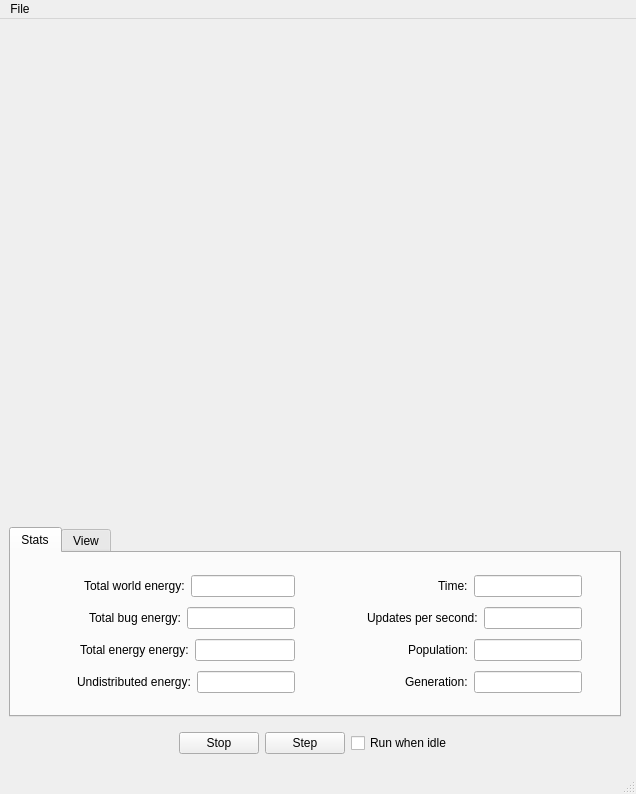
<?xml version="1.0" encoding="UTF-8"?>
<ui version="4.0">
 <class>MainWindow</class>
 <widget class="QMainWindow" name="MainWindow">
  <property name="geometry">
   <rect>
    <x>0</x>
    <y>0</y>
    <width>636</width>
    <height>794</height>
   </rect>
  </property>
  <property name="contextMenuPolicy">
   <enum>Qt::DefaultContextMenu</enum>
  </property>
  <property name="windowTitle">
   <string>QtBugs</string>
  </property>
  <widget class="QWidget" name="centralwidget">
   <layout class="QHBoxLayout">
    <item>
     <layout class="QVBoxLayout">
      <item>
       <widget class="PetriWidget" name="worldView" native="true">
        <property name="sizePolicy">
         <sizepolicy hsizetype="Expanding" vsizetype="Expanding">
          <horstretch>0</horstretch>
          <verstretch>0</verstretch>
         </sizepolicy>
        </property>
        <property name="minimumSize">
         <size>
          <width>480</width>
          <height>480</height>
         </size>
        </property>
        <property name="maximumSize">
         <size>
          <width>16777215</width>
          <height>16777215</height>
         </size>
        </property>
       </widget>
      </item>
      <item>
       <widget class="QTabWidget" name="tabWidget">
        <property name="sizePolicy">
         <sizepolicy hsizetype="MinimumExpanding" vsizetype="Preferred">
          <horstretch>0</horstretch>
          <verstretch>0</verstretch>
         </sizepolicy>
        </property>
        <property name="minimumSize">
         <size>
          <width>600</width>
          <height>180</height>
         </size>
        </property>
        <property name="currentIndex">
         <number>0</number>
        </property>
        <widget class="QWidget" name="tabStats">
         <attribute name="title">
          <string>Stats</string>
         </attribute>
         <layout class="QHBoxLayout">
          <property name="spacing">
           <number>6</number>
          </property>
          <property name="margin">
           <number>9</number>
          </property>
          <item>
           <spacer>
            <property name="orientation">
             <enum>Qt::Horizontal</enum>
            </property>
            <property name="sizeHint" stdset="0">
             <size>
              <width>40</width>
              <height>20</height>
             </size>
            </property>
           </spacer>
          </item>
          <item>
           <widget class="QWidget" name="widget" native="true">
            <layout class="QVBoxLayout">
             <property name="spacing">
              <number>6</number>
             </property>
             <property name="margin">
              <number>9</number>
             </property>
             <item>
              <layout class="QHBoxLayout">
               <property name="spacing">
                <number>6</number>
               </property>
               <property name="margin">
                <number>0</number>
               </property>
               <item>
                <spacer>
                 <property name="orientation">
                  <enum>Qt::Horizontal</enum>
                 </property>
                 <property name="sizeHint" stdset="0">
                  <size>
                   <width>40</width>
                   <height>20</height>
                  </size>
                 </property>
                </spacer>
               </item>
               <item>
                <widget class="QLabel" name="label">
                 <property name="text">
                  <string>Total world energy:</string>
                 </property>
                </widget>
               </item>
               <item>
                <widget class="QLineEdit" name="totalEnergy">
                 <property name="sizePolicy">
                  <sizepolicy hsizetype="MinimumExpanding" vsizetype="Fixed">
                   <horstretch>0</horstretch>
                   <verstretch>0</verstretch>
                  </sizepolicy>
                 </property>
                 <property name="minimumSize">
                  <size>
                   <width>60</width>
                   <height>0</height>
                  </size>
                 </property>
                 <property name="maximumSize">
                  <size>
                   <width>16777215</width>
                   <height>16777215</height>
                  </size>
                 </property>
                 <property name="alignment">
                  <set>Qt::AlignRight</set>
                 </property>
                 <property name="readOnly">
                  <bool>true</bool>
                 </property>
                </widget>
               </item>
              </layout>
             </item>
             <item>
              <layout class="QHBoxLayout">
               <property name="spacing">
                <number>6</number>
               </property>
               <property name="margin">
                <number>0</number>
               </property>
               <item>
                <spacer>
                 <property name="orientation">
                  <enum>Qt::Horizontal</enum>
                 </property>
                 <property name="sizeHint" stdset="0">
                  <size>
                   <width>40</width>
                   <height>20</height>
                  </size>
                 </property>
                </spacer>
               </item>
               <item>
                <widget class="QLabel" name="label_2">
                 <property name="text">
                  <string>Total bug energy:</string>
                 </property>
                </widget>
               </item>
               <item>
                <widget class="QLineEdit" name="bugEnergy">
                 <property name="sizePolicy">
                  <sizepolicy hsizetype="MinimumExpanding" vsizetype="Fixed">
                   <horstretch>0</horstretch>
                   <verstretch>0</verstretch>
                  </sizepolicy>
                 </property>
                 <property name="minimumSize">
                  <size>
                   <width>60</width>
                   <height>0</height>
                  </size>
                 </property>
                 <property name="alignment">
                  <set>Qt::AlignRight</set>
                 </property>
                 <property name="readOnly">
                  <bool>true</bool>
                 </property>
                </widget>
               </item>
              </layout>
             </item>
             <item>
              <layout class="QHBoxLayout">
               <property name="spacing">
                <number>6</number>
               </property>
               <property name="margin">
                <number>0</number>
               </property>
               <item>
                <spacer>
                 <property name="orientation">
                  <enum>Qt::Horizontal</enum>
                 </property>
                 <property name="sizeHint" stdset="0">
                  <size>
                   <width>40</width>
                   <height>20</height>
                  </size>
                 </property>
                </spacer>
               </item>
               <item>
                <widget class="QLabel" name="label_3">
                 <property name="text">
                  <string>Total energy energy:</string>
                 </property>
                </widget>
               </item>
               <item>
                <widget class="QLineEdit" name="energyEnergy">
                 <property name="sizePolicy">
                  <sizepolicy hsizetype="MinimumExpanding" vsizetype="Fixed">
                   <horstretch>0</horstretch>
                   <verstretch>0</verstretch>
                  </sizepolicy>
                 </property>
                 <property name="minimumSize">
                  <size>
                   <width>60</width>
                   <height>0</height>
                  </size>
                 </property>
                 <property name="alignment">
                  <set>Qt::AlignRight</set>
                 </property>
                 <property name="readOnly">
                  <bool>true</bool>
                 </property>
                </widget>
               </item>
              </layout>
             </item>
             <item>
              <layout class="QHBoxLayout">
               <property name="spacing">
                <number>6</number>
               </property>
               <property name="margin">
                <number>0</number>
               </property>
               <item>
                <spacer>
                 <property name="orientation">
                  <enum>Qt::Horizontal</enum>
                 </property>
                 <property name="sizeHint" stdset="0">
                  <size>
                   <width>40</width>
                   <height>20</height>
                  </size>
                 </property>
                </spacer>
               </item>
               <item>
                <widget class="QLabel" name="label_4">
                 <property name="text">
                  <string>Undistributed energy:</string>
                 </property>
                </widget>
               </item>
               <item>
                <widget class="QLineEdit" name="remainingEnergy">
                 <property name="sizePolicy">
                  <sizepolicy hsizetype="MinimumExpanding" vsizetype="Fixed">
                   <horstretch>0</horstretch>
                   <verstretch>0</verstretch>
                  </sizepolicy>
                 </property>
                 <property name="minimumSize">
                  <size>
                   <width>60</width>
                   <height>0</height>
                  </size>
                 </property>
                 <property name="alignment">
                  <set>Qt::AlignRight</set>
                 </property>
                 <property name="readOnly">
                  <bool>true</bool>
                 </property>
                </widget>
               </item>
              </layout>
             </item>
            </layout>
           </widget>
          </item>
          <item>
           <spacer>
            <property name="orientation">
             <enum>Qt::Horizontal</enum>
            </property>
            <property name="sizeType">
             <enum>QSizePolicy::Expanding</enum>
            </property>
            <property name="sizeHint" stdset="0">
             <size>
              <width>40</width>
              <height>20</height>
             </size>
            </property>
           </spacer>
          </item>
          <item>
           <widget class="QWidget" name="widget_2" native="true">
            <layout class="QVBoxLayout">
             <property name="spacing">
              <number>6</number>
             </property>
             <property name="margin">
              <number>9</number>
             </property>
             <item>
              <layout class="QHBoxLayout">
               <property name="spacing">
                <number>6</number>
               </property>
               <property name="margin">
                <number>0</number>
               </property>
               <item>
                <spacer>
                 <property name="orientation">
                  <enum>Qt::Horizontal</enum>
                 </property>
                 <property name="sizeHint" stdset="0">
                  <size>
                   <width>40</width>
                   <height>20</height>
                  </size>
                 </property>
                </spacer>
               </item>
               <item>
                <widget class="QLabel" name="label_5">
                 <property name="text">
                  <string>Time:</string>
                 </property>
                </widget>
               </item>
               <item>
                <widget class="QLineEdit" name="time">
                 <property name="sizePolicy">
                  <sizepolicy hsizetype="MinimumExpanding" vsizetype="Fixed">
                   <horstretch>0</horstretch>
                   <verstretch>0</verstretch>
                  </sizepolicy>
                 </property>
                 <property name="minimumSize">
                  <size>
                   <width>60</width>
                   <height>0</height>
                  </size>
                 </property>
                 <property name="alignment">
                  <set>Qt::AlignRight</set>
                 </property>
                 <property name="readOnly">
                  <bool>true</bool>
                 </property>
                </widget>
               </item>
              </layout>
             </item>
             <item>
              <layout class="QHBoxLayout">
               <property name="spacing">
                <number>6</number>
               </property>
               <property name="margin">
                <number>0</number>
               </property>
               <item>
                <spacer>
                 <property name="orientation">
                  <enum>Qt::Horizontal</enum>
                 </property>
                 <property name="sizeHint" stdset="0">
                  <size>
                   <width>40</width>
                   <height>20</height>
                  </size>
                 </property>
                </spacer>
               </item>
               <item>
                <widget class="QLabel" name="label_13">
                 <property name="text">
                  <string>Updates per second:</string>
                 </property>
                </widget>
               </item>
               <item>
                <widget class="QLineEdit" name="updatesPerSec">
                 <property name="sizePolicy">
                  <sizepolicy hsizetype="MinimumExpanding" vsizetype="Fixed">
                   <horstretch>0</horstretch>
                   <verstretch>0</verstretch>
                  </sizepolicy>
                 </property>
                 <property name="minimumSize">
                  <size>
                   <width>60</width>
                   <height>0</height>
                  </size>
                 </property>
                 <property name="alignment">
                  <set>Qt::AlignRight</set>
                 </property>
                 <property name="readOnly">
                  <bool>true</bool>
                 </property>
                </widget>
               </item>
              </layout>
             </item>
             <item>
              <layout class="QHBoxLayout">
               <property name="spacing">
                <number>6</number>
               </property>
               <property name="margin">
                <number>0</number>
               </property>
               <item>
                <spacer>
                 <property name="orientation">
                  <enum>Qt::Horizontal</enum>
                 </property>
                 <property name="sizeHint" stdset="0">
                  <size>
                   <width>40</width>
                   <height>20</height>
                  </size>
                 </property>
                </spacer>
               </item>
               <item>
                <widget class="QLabel" name="label_6">
                 <property name="text">
                  <string>Population:</string>
                 </property>
                </widget>
               </item>
               <item>
                <widget class="QLineEdit" name="population">
                 <property name="sizePolicy">
                  <sizepolicy hsizetype="MinimumExpanding" vsizetype="Fixed">
                   <horstretch>0</horstretch>
                   <verstretch>0</verstretch>
                  </sizepolicy>
                 </property>
                 <property name="minimumSize">
                  <size>
                   <width>60</width>
                   <height>0</height>
                  </size>
                 </property>
                 <property name="alignment">
                  <set>Qt::AlignRight</set>
                 </property>
                 <property name="readOnly">
                  <bool>true</bool>
                 </property>
                </widget>
               </item>
              </layout>
             </item>
             <item>
              <layout class="QHBoxLayout">
               <property name="spacing">
                <number>6</number>
               </property>
               <property name="margin">
                <number>0</number>
               </property>
               <item>
                <spacer>
                 <property name="orientation">
                  <enum>Qt::Horizontal</enum>
                 </property>
                 <property name="sizeHint" stdset="0">
                  <size>
                   <width>40</width>
                   <height>20</height>
                  </size>
                 </property>
                </spacer>
               </item>
               <item>
                <widget class="QLabel" name="label_7">
                 <property name="text">
                  <string>Generation:</string>
                 </property>
                </widget>
               </item>
               <item>
                <widget class="QLineEdit" name="generation">
                 <property name="sizePolicy">
                  <sizepolicy hsizetype="MinimumExpanding" vsizetype="Fixed">
                   <horstretch>0</horstretch>
                   <verstretch>0</verstretch>
                  </sizepolicy>
                 </property>
                 <property name="minimumSize">
                  <size>
                   <width>60</width>
                   <height>0</height>
                  </size>
                 </property>
                 <property name="alignment">
                  <set>Qt::AlignRight</set>
                 </property>
                 <property name="readOnly">
                  <bool>true</bool>
                 </property>
                </widget>
               </item>
              </layout>
             </item>
            </layout>
           </widget>
          </item>
          <item>
           <spacer>
            <property name="orientation">
             <enum>Qt::Horizontal</enum>
            </property>
            <property name="sizeHint" stdset="0">
             <size>
              <width>40</width>
              <height>20</height>
             </size>
            </property>
           </spacer>
          </item>
         </layout>
        </widget>
        <widget class="QWidget" name="tabView">
         <attribute name="title">
          <string>View</string>
         </attribute>
         <layout class="QHBoxLayout" name="horizontalLayout_2">
          <item>
           <widget class="QGroupBox" name="groupBox">
            <property name="sizePolicy">
             <sizepolicy hsizetype="Expanding" vsizetype="Preferred">
              <horstretch>0</horstretch>
              <verstretch>0</verstretch>
             </sizepolicy>
            </property>
            <property name="title">
             <string>Mode</string>
            </property>
            <layout class="QGridLayout" name="gridLayout">
             <item row="0" column="0">
              <widget class="QRadioButton" name="radViewDefault">
               <property name="text">
                <string>Default</string>
               </property>
               <property name="checked">
                <bool>true</bool>
               </property>
              </widget>
             </item>
             <item row="0" column="1">
              <widget class="QRadioButton" name="radViewBugs">
               <property name="text">
                <string>Bugs only</string>
               </property>
              </widget>
             </item>
             <item row="1" column="0">
              <widget class="QRadioButton" name="radViewEnergy">
               <property name="text">
                <string>Bug energy</string>
               </property>
              </widget>
             </item>
             <item row="1" column="1">
              <widget class="QRadioButton" name="radViewAge">
               <property name="text">
                <string>Age</string>
               </property>
              </widget>
             </item>
             <item row="2" column="0">
              <widget class="QRadioButton" name="radViewSize">
               <property name="text">
                <string>DNA Size</string>
               </property>
              </widget>
             </item>
             <item row="2" column="1">
              <widget class="QRadioButton" name="radViewDNA">
               <property name="text">
                <string>DNA</string>
               </property>
              </widget>
             </item>
             <item row="3" column="0">
              <widget class="QRadioButton" name="radViewTerrain">
               <property name="text">
                <string>Terrain</string>
               </property>
              </widget>
             </item>
             <item row="3" column="1">
              <widget class="QSpinBox" name="spinDNAVal">
               <property name="enabled">
                <bool>false</bool>
               </property>
               <property name="maximum">
                <number>2048</number>
               </property>
              </widget>
             </item>
            </layout>
           </widget>
          </item>
          <item>
           <layout class="QVBoxLayout" name="verticalLayout">
            <item>
             <spacer name="verticalSpacer_2">
              <property name="orientation">
               <enum>Qt::Vertical</enum>
              </property>
              <property name="sizeHint" stdset="0">
               <size>
                <width>20</width>
                <height>40</height>
               </size>
              </property>
             </spacer>
            </item>
            <item>
             <widget class="QPushButton" name="btnHist">
              <property name="enabled">
               <bool>true</bool>
              </property>
              <property name="sizePolicy">
               <sizepolicy hsizetype="Preferred" vsizetype="Fixed">
                <horstretch>0</horstretch>
                <verstretch>0</verstretch>
               </sizepolicy>
              </property>
              <property name="text">
               <string>Show &amp;Variance</string>
              </property>
             </widget>
            </item>
            <item>
             <layout class="QHBoxLayout" name="horizontalLayout">
              <item>
               <widget class="QLabel" name="label_8">
                <property name="sizePolicy">
                 <sizepolicy hsizetype="Preferred" vsizetype="Maximum">
                  <horstretch>0</horstretch>
                  <verstretch>0</verstretch>
                 </sizepolicy>
                </property>
                <property name="text">
                 <string>Speed</string>
                </property>
                <property name="alignment">
                 <set>Qt::AlignRight|Qt::AlignTrailing|Qt::AlignVCenter</set>
                </property>
               </widget>
              </item>
              <item>
               <widget class="QSlider" name="horizontalSlider">
                <property name="sizePolicy">
                 <sizepolicy hsizetype="Fixed" vsizetype="Fixed">
                  <horstretch>0</horstretch>
                  <verstretch>0</verstretch>
                 </sizepolicy>
                </property>
                <property name="minimumSize">
                 <size>
                  <width>150</width>
                  <height>0</height>
                 </size>
                </property>
                <property name="minimum">
                 <number>1</number>
                </property>
                <property name="maximum">
                 <number>1000</number>
                </property>
                <property name="orientation">
                 <enum>Qt::Horizontal</enum>
                </property>
               </widget>
              </item>
             </layout>
            </item>
            <item>
             <spacer name="verticalSpacer">
              <property name="orientation">
               <enum>Qt::Vertical</enum>
              </property>
              <property name="sizeHint" stdset="0">
               <size>
                <width>20</width>
                <height>40</height>
               </size>
              </property>
             </spacer>
            </item>
           </layout>
          </item>
         </layout>
        </widget>
       </widget>
      </item>
      <item>
       <widget class="QWidget" name="widget_3" native="true">
        <property name="minimumSize">
         <size>
          <width>0</width>
          <height>0</height>
         </size>
        </property>
        <layout class="QHBoxLayout">
         <property name="spacing">
          <number>6</number>
         </property>
         <property name="margin">
          <number>9</number>
         </property>
         <item>
          <spacer>
           <property name="orientation">
            <enum>Qt::Horizontal</enum>
           </property>
           <property name="sizeHint" stdset="0">
            <size>
             <width>40</width>
             <height>20</height>
            </size>
           </property>
          </spacer>
         </item>
         <item>
          <widget class="QPushButton" name="runButton">
           <property name="minimumSize">
            <size>
             <width>0</width>
             <height>16</height>
            </size>
           </property>
           <property name="text">
            <string>Stop</string>
           </property>
          </widget>
         </item>
         <item>
          <widget class="QPushButton" name="stepBtn">
           <property name="text">
            <string>Step</string>
           </property>
          </widget>
         </item>
         <item>
          <widget class="QCheckBox" name="idleChk">
           <property name="text">
            <string>Run when idle</string>
           </property>
          </widget>
         </item>
         <item>
          <spacer>
           <property name="orientation">
            <enum>Qt::Horizontal</enum>
           </property>
           <property name="sizeHint" stdset="0">
            <size>
             <width>40</width>
             <height>20</height>
            </size>
           </property>
          </spacer>
         </item>
        </layout>
       </widget>
      </item>
     </layout>
    </item>
    <item>
     <widget class="Settings" name="settings" native="true">
      <property name="sizePolicy">
       <sizepolicy hsizetype="Expanding" vsizetype="Expanding">
        <horstretch>0</horstretch>
        <verstretch>0</verstretch>
       </sizepolicy>
      </property>
      <property name="minimumSize">
       <size>
        <width>0</width>
        <height>0</height>
       </size>
      </property>
      <property name="maximumSize">
       <size>
        <width>16777215</width>
        <height>16777215</height>
       </size>
      </property>
     </widget>
    </item>
   </layout>
  </widget>
  <widget class="QMenuBar" name="menubar">
   <property name="geometry">
    <rect>
     <x>0</x>
     <y>0</y>
     <width>636</width>
     <height>21</height>
    </rect>
   </property>
   <widget class="QMenu" name="menuFile">
    <property name="title">
     <string>File</string>
    </property>
    <addaction name="actionNew"/>
    <addaction name="actionOpen"/>
    <addaction name="actionSave"/>
    <addaction name="actionSave_As"/>
    <addaction name="actionAutoSave"/>
    <addaction name="separator"/>
    <addaction name="actionCheck_Integrity"/>
   </widget>
   <addaction name="menuFile"/>
  </widget>
  <widget class="QStatusBar" name="statusbar"/>
  <action name="actionOpen">
   <property name="text">
    <string>Open...</string>
   </property>
  </action>
  <action name="actionSave_As">
   <property name="text">
    <string>Save As...</string>
   </property>
  </action>
  <action name="actionNew">
   <property name="text">
    <string>New...</string>
   </property>
  </action>
  <action name="actionSave">
   <property name="text">
    <string>Save</string>
   </property>
  </action>
  <action name="actionChange">
   <property name="text">
    <string>Change...</string>
   </property>
  </action>
  <action name="actionAutoSave">
   <property name="checkable">
    <bool>true</bool>
   </property>
   <property name="enabled">
    <bool>false</bool>
   </property>
   <property name="text">
    <string>AutoSave</string>
   </property>
  </action>
  <action name="actionCheck_Integrity">
   <property name="text">
    <string>Check Integrity</string>
   </property>
  </action>
 </widget>
 <customwidgets>
  <customwidget>
   <class>PetriWidget</class>
   <extends>QWidget</extends>
   <header>petriwidget.h</header>
  </customwidget>
  <customwidget>
   <class>Settings</class>
   <extends>QWidget</extends>
   <header>settings.h</header>
   <container>1</container>
  </customwidget>
 </customwidgets>
 <resources/>
 <connections>
  <connection>
   <sender>radViewDNA</sender>
   <signal>toggled(bool)</signal>
   <receiver>spinDNAVal</receiver>
   <slot>setEnabled(bool)</slot>
   <hints>
    <hint type="sourcelabel">
     <x>491</x>
     <y>448</y>
    </hint>
    <hint type="destinationlabel">
     <x>649</x>
     <y>493</y>
    </hint>
   </hints>
  </connection>
 </connections>
</ui>
